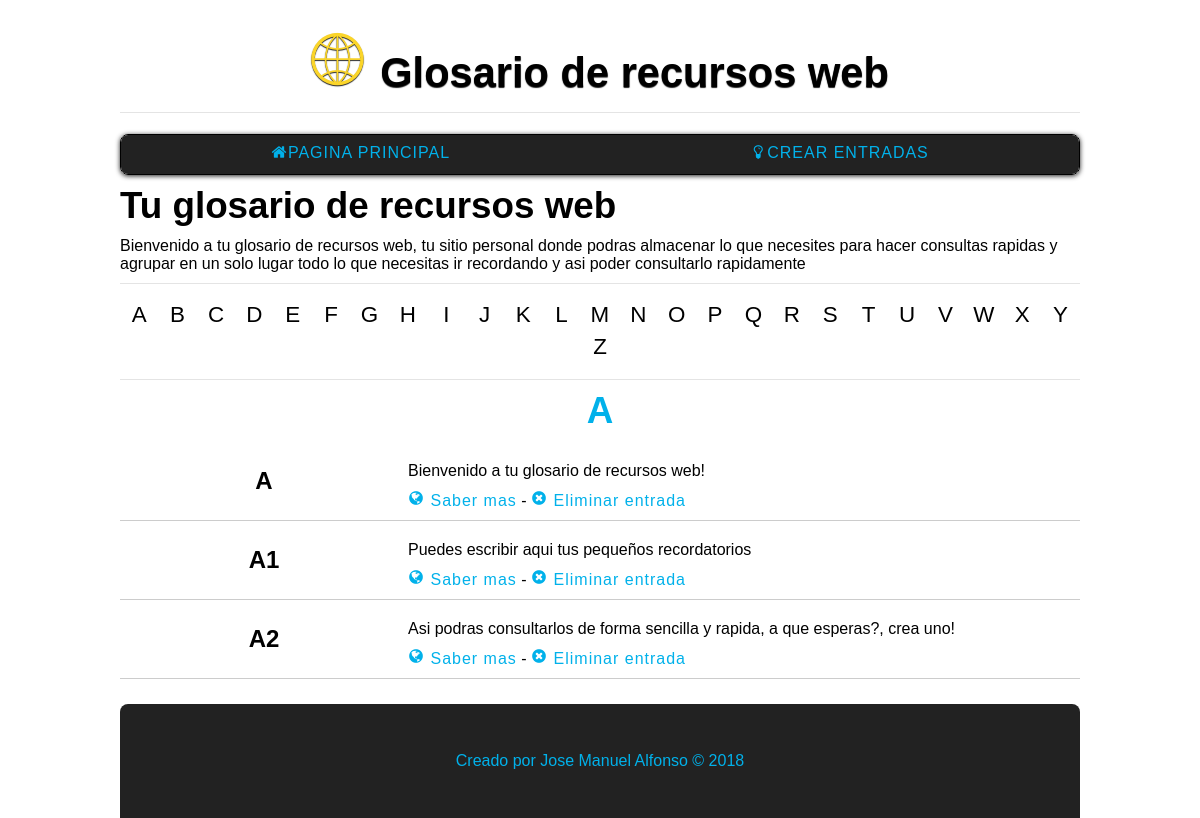
Page /index.php?controller=entrada&action=ver&letra=A on the committed database.
### tables this page shows
CREATE TABLE entradas(
id               int (100) auto_increment NOT NULL,
usuario_id       int (100) NOT NULL,
categoria_id     int (100) NOT NULL,
palabra         varchar(150) NOT NULL UNIQUE,
descripcion     TEXT NOT NULL,
enlace          varchar(255),
fecha           date,
CONSTRAINT pk_entrada_id PRIMARY KEY(id),
CONSTRAINT fk_entrada_categorias FOREIGN KEY(categoria_id) REFERENCES categorias(id),
CONSTRAINT fk_entrada_usuario FOREIGN KEY(usuario_id) REFERENCES usuarios(id)
);

### controllers/letraController.php (called while the page is built)
<?php
$abecedario = 'a,b,c,d,e,f,g,h,i,j,k,l,m,n,o,p,q,r,s,t,u,v,w,x,y,z';
$abecedariomayus = strtoupper($abecedario);
$letras = explode(',', $abecedariomayus);

### database/db.php (called while the page is built)
<?php
class dataBase{
    public static function connect(){
        $db = new mysqli('localhost', 'root', '', 'glosario_chema');
        $db->query("SET NAMES 'utf8'");
        return $db;
    }
}

### controllers/entradaController.php (called while the page is built, shortened)
<?php
require_once 'models/entrada.php';
class entradaController{
    public function ver(){
        $entradas = new entrada();
        $todas = $entradas->ver();
        require_once 'views/entrada/ver.php';
    }
}

### models/entrada.php (called while the page is built, shortened)
<?php
class entrada{
    public $inicial;
    public $db;
    public function __construct() {
        $this->db = dataBase::connect();
        $this->inicial = isset($_GET['letra']) ? $_GET['letra'] : null;
    }
    public function ver(){
        $sql ="SELECT e.* FROM entradas e INNER JOIN categorias c WHERE e.categoria_id = c.id AND c.nombre = '$this->inicial'; ";
        $verEntradas = $this->db->query($sql);
        return $verEntradas;
    }
}

### views/entrada/ver.php (the view)
<?php while ($entradas = $todas->fetch_object()) :?>
    <div id="articulo">
        <div id="cabeceraEntrada">
            <p><strong><?=$entradas->palabra;?></strong></p>
        </div>
        <div  id="cuerpoEntrada">
            <p><?=$entradas->descripcion;?></p>
            <a href="<?=$entradas->enlace;?>"><span class="icon-globe"> </span>Saber mas</a> -
            <a href="index.php?controller=entrada&action=delete&id=<?=$entradas->id?>"><span class="icon-times-circle"> </span>Eliminar entrada</a>
        </div>
    </div>
<?php endwhile;?>

### views/layout/header.php (shortened to what this page needs)
<!DOCTYPE html>
<html>
    <head>
        <link rel="stylesheet" href="assets/styles.css">
        <link rel="stylesheet" href="assets/styles2.css">
        <?php require_once 'controllers/letraController.php';?>
    </head>
    <body>
        <header>
            <nav>
                <h1><span class="icon-world"> </span>Glosario de recursos web</h1>
                <ul>
                    <li><a href="<?= "index.php?controller=entrada&action=ver&letra=A"; ?>"><span class="icon-home"> </span>PAGINA PRINCIPAL</a></li>
                    <li><a href="<?= "index.php?controller=entrada&action=crear"; ?>"><span class="icon-lightbulb-o"> </span>CREAR ENTRADAS</a></li>
                </ul>
            </nav>
        </header>
        <section id="cajaPrincipal">
            <article>
                <h2>Tu glosario de recursos web</h2>
                <p>
                    Bienvenido a tu glosario de recursos web, tu sitio personal donde podras almacenar lo que necesites para hacer consultas rapidas
                    y agrupar en un solo lugar todo lo que necesitas ir recordando y asi poder consultarlo
                    rapidamente
                </p>
                <ul>
                    <?php for ($i = 0; $i < count($letras); $i++): ?>
                        <li id="<?= $letras[$i]; ?>"><a href="<?= "index.php?controller=entrada&action=ver&letra=" . $letras[$i]; ?>"><?= $letras[$i]; ?></a></li>
                    <?php endfor; ?>
                </ul>
            </article>
            <article  id="articulos">
                <?php if (isset($_GET['letra'])): ?>
                <h2 id="solitaria"><?=$_GET['letra']?></h2>
                <?php endif; ?>

### index.php (shortened to what this page needs)
<?php
require_once 'database/db.php';
require_once 'views/layout/header.php';
if (isset($_GET['controller'])){
    $nombreControlador = filter_var($_GET['controller'], FILTER_SANITIZE_STRING).'Controller';
 }elseif (!isset ($_GET['action'])){
    $nombreControlador = 'categoriaController';
}else {
    echo "<h5 class='error'>Ups.. esta pagina no existe, selecciona una letra</h5>";
}
if (class_exists($nombreControlador) && !empty($_GET['action'])){
    if (method_exists($nombreControlador, $_GET['action'])) {
        $action = filter_var($_GET['action'], FILTER_SANITIZE_STRING);
        $controller = new $nombreControlador();
        $controller->$action();
    } else {
        echo "<h5 class='error'>Ups.. esta pagina no existe, selecciona una letra</h5>";
    }
}else {
    echo "<h5>Selecciona una letra</h5>";
}
require_once 'views/layout/footer.php';

### views/layout/footer.php
</article>
        </section>
        <footer><p class="dark">Creado por Jose Manuel Alfonso &copy; 2018</p></footer>
    </body>
</html>

### assets/styles.css (style rules this page uses)
* { margin: 0; padding: 0; font-family: sans-serif; }
.dark { background: #222222; color: #01B1EA; }
a { text-decoration: none; }
nav ul li a { color: #01B1EA; }
li { list-style: none; }
body { width: 80%; margin: auto; }
nav h1 { font-size: 2.6rem; text-align: center; margin: .5em auto; padding: .3em 0; text-shadow: 0px 1px 1px #222222; border-bottom: 1px solid #E4E4E4; }
nav ul { display: flex; justify-content: space-around; border: 1px solid black; border-radius: 8px; overflow: hidden; box-shadow: 0px 1px 5px #222222; }
nav ul li { width: 100%; background: #222222; text-align: center; }
nav ul li a { display: flex; padding: .6em; height: 100%; flex-shrink: 1; flex-grow: 1; justify-content: center; transition: all 300ms; letter-spacing: 1px; }
#solitaria { color: #01B1EA; }
#cajaPrincipal h2 { font-size: 2.3rem; text-align: left; margin: 10px 0; }
#cajaPrincipal p { text-align: left; margin: 10px 0; }
#cajaPrincipal ul { display: flex; flex-wrap: wrap; justify-content: space-around; align-items: center; padding: 15px 0; border-bottom: 1px solid #E4E4E4; border-top: 1px solid #E4E4E4; min-height: 65px; }
#cajaPrincipal ul li { display: block; box-sizing: border-box; text-align: center; padding: .2em; margin: 0 .3em; width: 3%; }
#cajaPrincipal ul li a { color: black; font-size: 1.4rem; transition: all .3s; }
#articulo { display: flex; padding: 10px 0; border-bottom: 1px solid #ccc; justify-content: space-between; }
#articulos h2 { text-align: center; }
#cabeceraEntrada { display: flex; align-items: center; justify-content: space-around; width: 30%; font-size: 1.5em; }
#cuerpoEntrada { width: 70%; }
#articulo a { color: #01B1EA; letter-spacing: 1px; }
footer p { border-radius: 8px 8px 0px 0px; }
footer p { clear: both; margin: 25px 0 0 0; padding: 3em 0; text-align: center; }
.icon-world { font-size: 1.3em; color: #fbd529; }

### assets/styles2.css (style rules this page uses)
[class^="icon-"]:before, [class*=" icon-"]:before { font-family: "untitled-font-1" !important; font-style: normal !important; font-weight: normal !important; font-variant: normal !important; text-transform: none !important; speak: none; line-height: 1; -webkit-font-smoothing: antialiased; -moz-osx-font-smoothing: grayscale; }
.icon-home:before { content: "\63"; }
.icon-times-circle:before { content: "\65"; }
.icon-lightbulb-o:before { content: "\67"; }
.icon-globe:before { content: "\68"; }
.icon-world:before { content: "\6a"; }

### rows in the picture
entradas: palabra "A", descripcion "Bienvenido a tu glosario de recursos web!"
entradas: palabra "A1", descripcion "Puedes escribir aqui tus pequeños recordatorios"
entradas: palabra "A2", descripcion "Asi podras consultarlos de forma sencilla y rapida, a que esperas?, crea uno!"

### other values in the picture
$letras[$i] "A"
$letras[$i] "B"
$letras[$i] "C"
$letras[$i] "D"
$letras[$i] "E"
$letras[$i] "F"
$letras[$i] "G"
$letras[$i] "H"
$letras[$i] "I"
$letras[$i] "J"
$letras[$i] "K"
$letras[$i] "L"
$letras[$i] "M"
$letras[$i] "N"
$letras[$i] "O"
